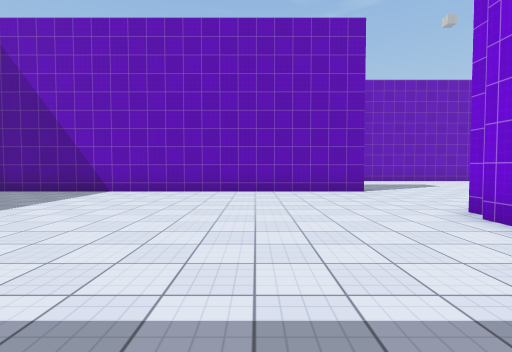
[1] (above)

24 first-person views from a walk through a scene from a Unity 3-D project. The camera is 1.4 m above the floor, tilts 2° down and sees 85° across. The floor is counted in squares, 2 m on a side. Each view is taken from the middle of a square. On the plan, view 1 faces up. The plan holds only what a view shows up to about 9 squares ahead; the rest is blank. The place goes on beyond the plan. The player character is not drawn. Surface patterns are stand-ins for the level's own textures.

[2]
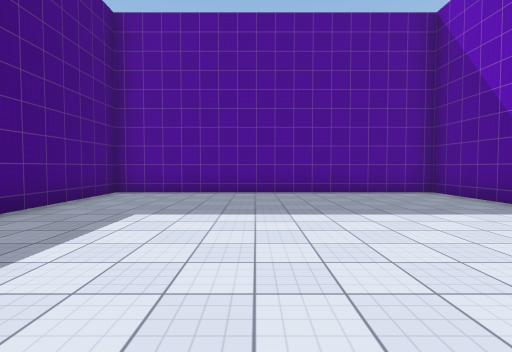

[3]
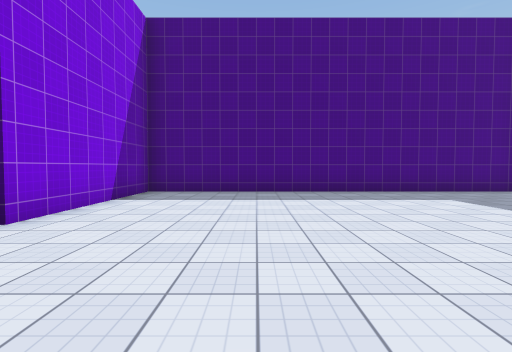

[4]
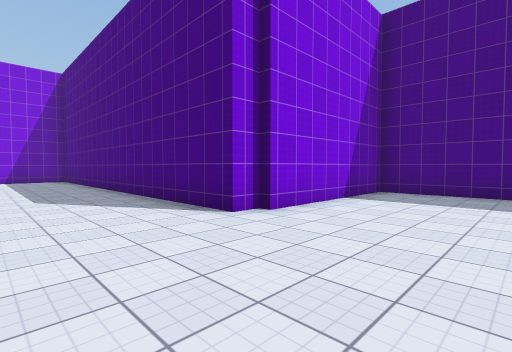

[5]
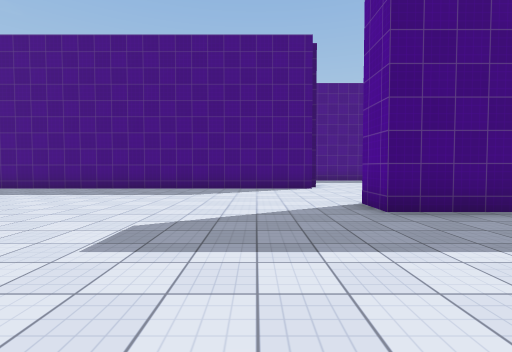

[6]
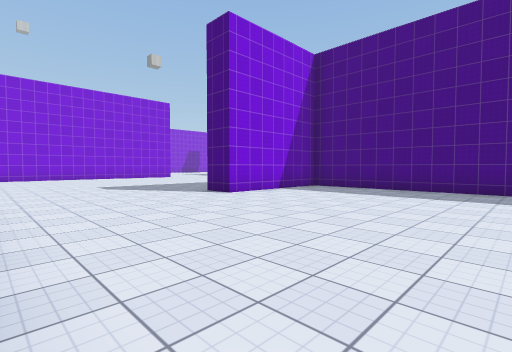

[7]
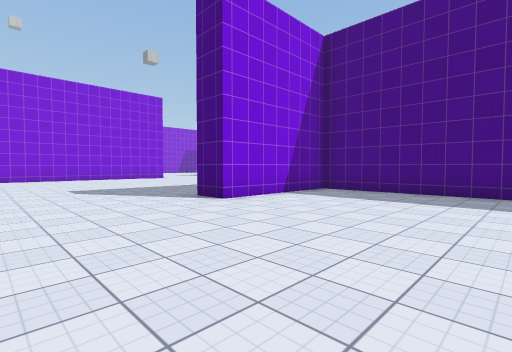

[8]
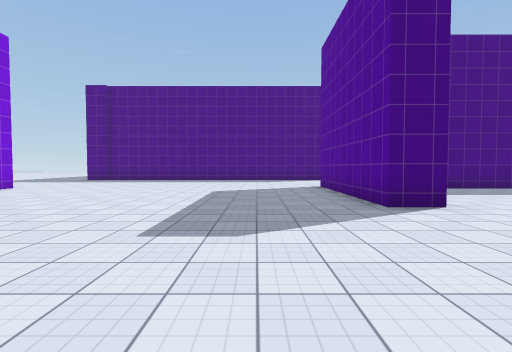

[9]
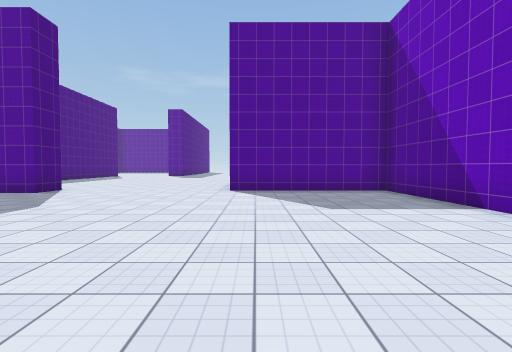

[10]
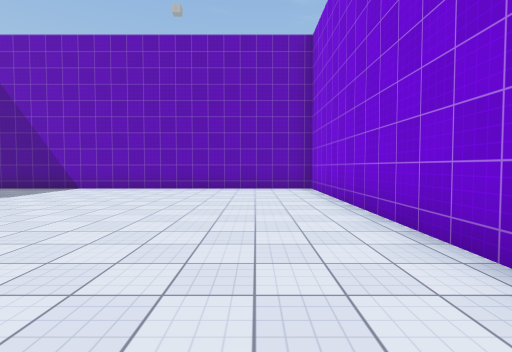

[11]
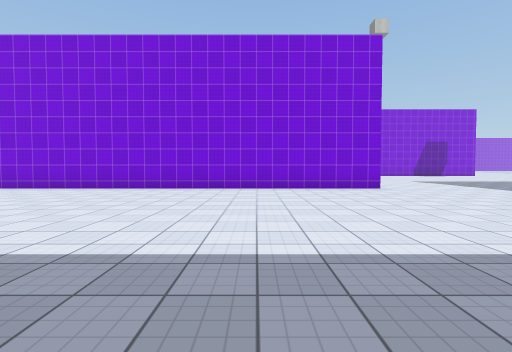

[12]
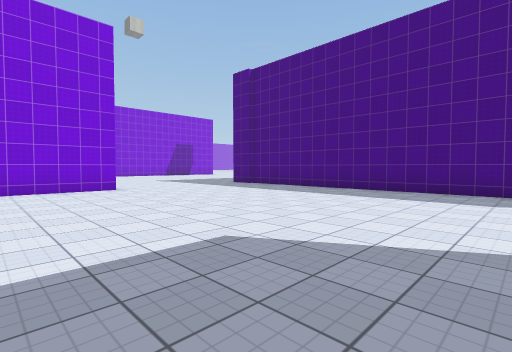

[13]
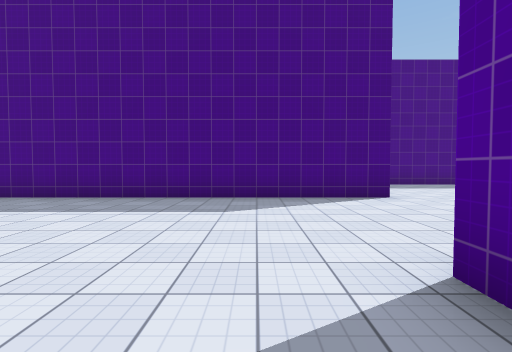

[14]
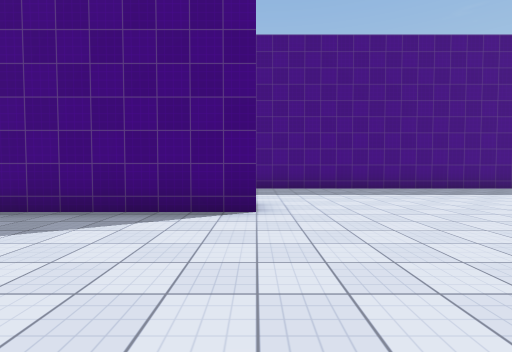

[15]
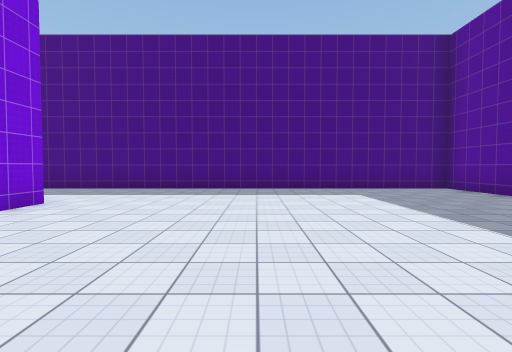

[16]
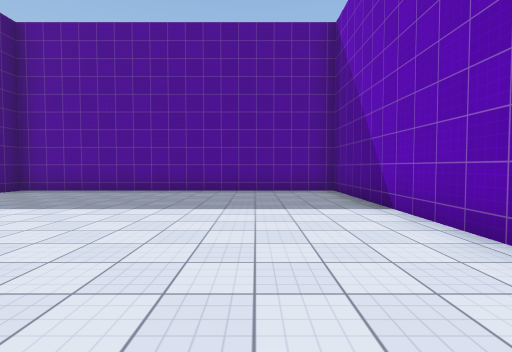

[17]
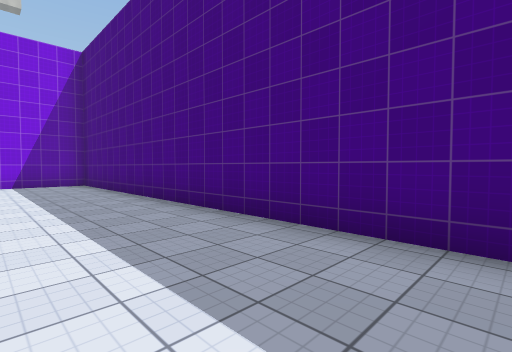

[18]
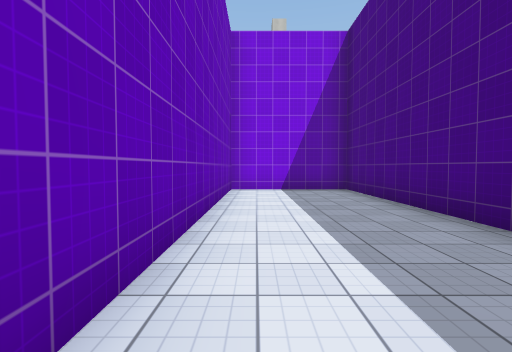

[19]
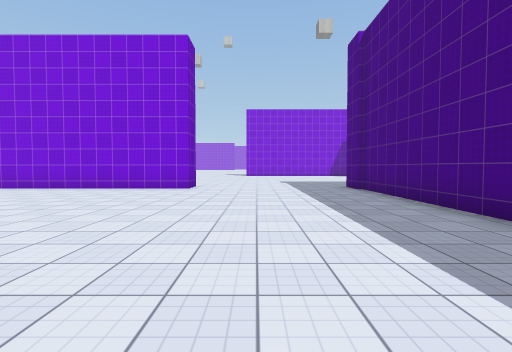

[20]
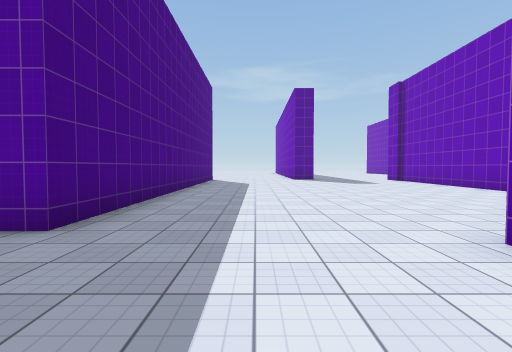

[21]
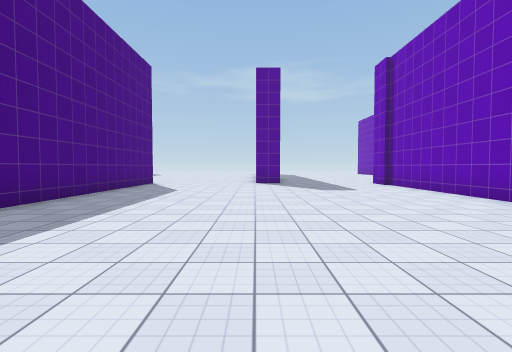

[22]
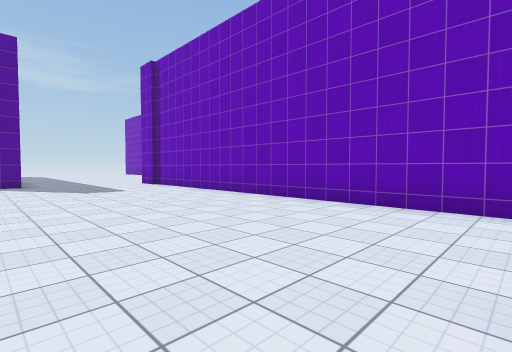

[23]
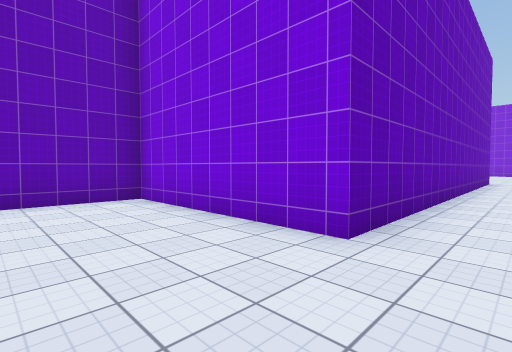

[24]
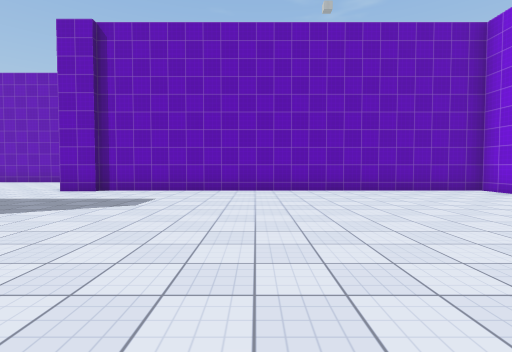

### Floor plan
Points are (right, up) in squares from view 1. A wall is a line through its corners. A room is listed if a view was taken in it or the views show most of it. See-through windows are left out.
Room 1 (views 1, 2, 3, 4)
walls: (3.2, 3.6) (3.2, 4.2); (1.5, 7.8) (-7.5, 7.8) (-7.5, 6.9); (-7.5, 0.1) (-7.5, -0.7) (3, -0.7) (3, 3.8)
ways out: opening at (3, 6) to room 2
Room 2 (views 5, 6, 7, 8, 9, 10, 11, 12, 13, 14, 15, 16, 17, 18, 19, 20, 21, 22, 23, 24)
walls: (9.6, 3.3) (4, 3.3) (4, -5.8) (25.5, -5.8) (25.5, -2.3) (17.8, -2.3); (12.5, 13.2) (3.5, 13.2) (3.5, 18) (-7.5, 18); (3.2, 4.2) (14.7, 4.2) (14.7, 8.2) (15.7, 8.2) (15.7, 3.2); (14, -2.2) (14, -1.3) (25.5, -1.3); (25.8, 4) (25.8, 17.8) (15, 17.8) (15, 13.2); (25.5, -1.1) (26, -1.1); (-6, 8.8) (3, 8.8) (3, 7.8) (1.5, 7.8)
ways out: opening at (3, 6) to room 1

Where each view was taken, in squares from view 1:
view 1: 0 up, 0 right, facing up
view 2: 3 up, 0 right, facing left
view 3: 7 up, 0 right, facing down
view 4: 7 up, 0 right, facing down-right
view 5: 13 up, 5 right, facing down
view 6: 13 up, 9 right, facing down-right
view 7: 12 up, 10 right, facing down-right
view 8: 13 up, 18 right, facing down
view 9: 14 up, 23 right, facing left
view 10: 9 up, 24 right, facing up
view 11: 8 up, 17 right, facing right
view 12: 7 up, 17 right, facing down-right
view 13: 5 up, 17 right, facing down
view 14: 3 up, 14 right, facing down
view 15: 3 up, 10 right, facing down
view 16: 1 up, 12 right, facing left
view 17: 3 down, 14 right, facing down-right
view 18: 3 down, 17 right, facing right
view 19: 2 up, 17 right, facing right
view 20: 11 up, 6 right, facing left
view 21: 13 up, 3 right, facing left
view 22: 13 up, 3 right, facing up-left
view 23: 12 up, 1 right, facing up-right
view 24: 10 up, 3 left, facing up
